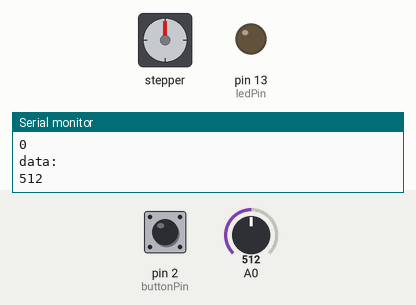
The sketch below on a simulated Arduino Uno, built with avr-gcc and run on an emulated ATmega328P. Shown: stepper motor, output pins drawn as LEDs (lit = HIGH), the last lines printed to the serial monitor. The inputs (shaded band) are chosen by the test bench; at power-on: pin 2 (buttonPin) LOW, A0 = 512. Stepper angles assume 2038 steps per turn.

Above: at 1.8 s.
1.9 s: pin 2 (buttonPin) pulled HIGH for 1.2 s
At 3.15 s:
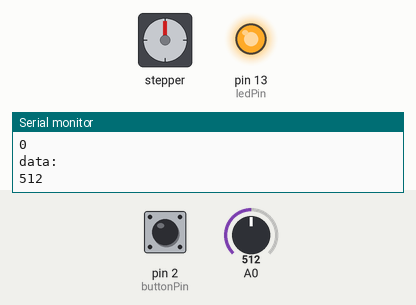
At 5.4 s:
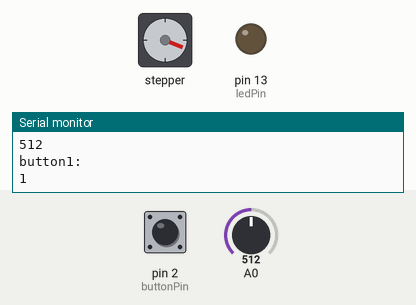
Timing chart, 0 to 18.2 s (numbered marks = the images above; inputs shaded):
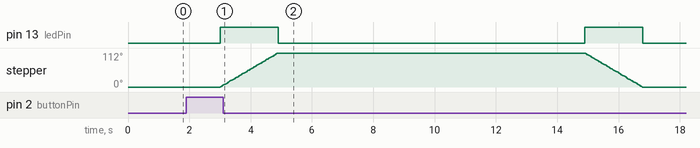

Measured:
- after the input at 1.9 s, pin 13 (ledPin): alternates HIGH for 1.9 s and LOW for 10.0 s, starting after 1.1 s; stepper: turns 112° clockwise in 1.9 s, then 112° counter-clockwise in 1.9 s

The sketch:

project1.ino
```cpp
#include <Stepper.h>
#define STEPS 2038
  Stepper stepper(STEPS,8,10,9,11);
  const int buttonPin = 2;     // the number of the pushbutton pin
  const int ledPin =  13;      // the number of the LED pin
  int buttonState = 0;         // variable for reading the pushbutton status
  int flag = 0;
  int button = 0;
void setup() {
  Serial.begin(9600);
  pinMode(ledPin, OUTPUT);
  pinMode(buttonPin, INPUT);
}
void loop() {
  buttonState = digitalRead(buttonPin);
  int sensorValue = analogRead(A0);
  Serial.println("data:");
  Serial.println(sensorValue);
  delay(1000);

  if ((buttonState == HIGH)&&(flag == 0)) {
    digitalWrite(ledPin, HIGH);// turn LED on:
    stepper.setSpeed(10);
    stepper.step(638);
    digitalWrite(ledPin, LOW);// turn LED off:
    button = 1;
    flag = 1;
    Serial.println("button1:");
    Serial.println(button);
    delay(10000);
  }

  if ((buttonState == HIGH)&&(flag == 1)){
    digitalWrite(ledPin, HIGH);// turn LED on:
    stepper.setSpeed(10);
    stepper.step(-638);
    digitalWrite(ledPin, LOW);// turn LED off:
    button = 0;
    flag = 0;
    Serial.println("button2:");
    Serial.println(button);
    delay(10000);
  }

  if ((sensorValue >= 600)&&(flag == 0)&&(button == 0)){
    digitalWrite(ledPin, HIGH);// turn LED on:
    stepper.setSpeed(10);
    stepper.step(638);
    digitalWrite(ledPin, LOW);// turn LED off:
    flag = 1;
   }
  else if ((sensorValue < 600)&&(flag == 1)&&(button == 0)){
    digitalWrite(ledPin, HIGH);// turn LED on:
    stepper.setSpeed(10);
    stepper.step(-638);
    digitalWrite(ledPin, LOW);// turn LED off:
    flag = 0;
  }
  Serial.println("flag:");
  Serial.println(flag);
}
```
